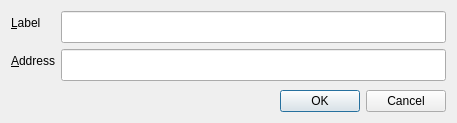
<?xml version="1.0" encoding="UTF-8"?>
<ui version="4.0">
 <class>EditAddressDialog</class>
 <widget class="QDialog" name="EditAddressDialog">
  <property name="geometry">
   <rect>
    <x>0</x>
    <y>0</y>
    <width>457</width>
    <height>123</height>
   </rect>
  </property>
  <property name="windowTitle">
   <string>Edit Address</string>
  </property>
  <layout class="QVBoxLayout" name="verticalLayout">
   <item>
    <layout class="QFormLayout" name="formLayout">
     <property name="fieldGrowthPolicy">
      <enum>QFormLayout::AllNonFixedFieldsGrow</enum>
     </property>
     <item row="0" column="0">
      <widget class="QLabel" name="label">
       <property name="text">
        <string>&amp;Label</string>
       </property>
       <property name="buddy">
        <cstring>labelEdit</cstring>
       </property>
      </widget>
     </item>
     <item row="0" column="1">
      <widget class="QLineEdit" name="labelEdit">
       <property name="minimumSize">
        <size>
         <width>0</width>
         <height>32</height>
        </size>
       </property>
       <property name="maximumSize">
        <size>
         <width>16777215</width>
         <height>32</height>
        </size>
       </property>
       <property name="toolTip">
        <string>The label associated with this address book entry</string>
       </property>
      </widget>
     </item>
     <item row="1" column="0">
      <widget class="QLabel" name="label_2">
       <property name="text">
        <string>&amp;Address</string>
       </property>
       <property name="buddy">
        <cstring>addressEdit</cstring>
       </property>
      </widget>
     </item>
     <item row="1" column="1">
      <widget class="QLineEdit" name="addressEdit">
       <property name="minimumSize">
        <size>
         <width>0</width>
         <height>32</height>
        </size>
       </property>
       <property name="maximumSize">
        <size>
         <width>16777215</width>
         <height>32</height>
        </size>
       </property>
       <property name="toolTip">
        <string>The address associated with this address book entry. This can only be modified for sending addresses.</string>
       </property>
      </widget>
     </item>
    </layout>
   </item>
   <item>
    <widget class="QDialogButtonBox" name="buttonBox">
     <property name="orientation">
      <enum>Qt::Horizontal</enum>
     </property>
     <property name="standardButtons">
      <set>QDialogButtonBox::Cancel|QDialogButtonBox::Ok</set>
     </property>
    </widget>
   </item>
  </layout>
 </widget>
 <resources/>
 <connections>
  <connection>
   <sender>buttonBox</sender>
   <signal>accepted()</signal>
   <receiver>EditAddressDialog</receiver>
   <slot>accept()</slot>
   <hints>
    <hint type="sourcelabel">
     <x>248</x>
     <y>254</y>
    </hint>
    <hint type="destinationlabel">
     <x>157</x>
     <y>274</y>
    </hint>
   </hints>
  </connection>
  <connection>
   <sender>buttonBox</sender>
   <signal>rejected()</signal>
   <receiver>EditAddressDialog</receiver>
   <slot>reject()</slot>
   <hints>
    <hint type="sourcelabel">
     <x>316</x>
     <y>260</y>
    </hint>
    <hint type="destinationlabel">
     <x>286</x>
     <y>274</y>
    </hint>
   </hints>
  </connection>
 </connections>
</ui>
